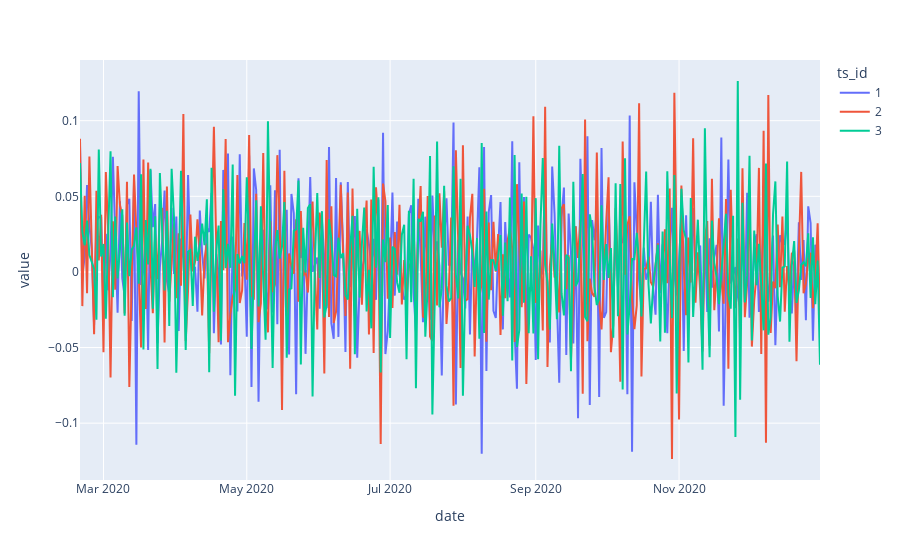

Source (notebook cell):
### Code cell
# target is de-trended now
px.line(df.set_index(idx_names).unstack(level=0)['target_new'].iloc[50:, :3])

### Figure 1 — Plotly figure (JSON) as saved in the notebook; plotly's stock layout.template omitted (floating-point values rounded to 4 significant figures; data arrays with more than 128 entries replaced by an {"elided": "..."} marker saying what was removed)
{"data": [{"hovertemplate": "ts_id=1<br>date=%{x}<br>value=%{y}<extra></extra>", "legendgroup": "1", "line": {"color": "#636efa", "dash": "solid"}, "marker": {"symbol": "circle"}, "mode": "lines", "name": "1", "orientation": "v", "showlegend": true, "type": "scatter", "x": {"elided": "316 str values"}, "xaxis": "x", "y": {"elided": "316 float values"}, "yaxis": "y"}, {"hovertemplate": "ts_id=2<br>date=%{x}<br>value=%{y}<extra></extra>", "legendgroup": "2", "line": {"color": "#EF553B", "dash": "solid"}, "marker": {"symbol": "circle"}, "mode": "lines", "name": "2", "orientation": "v", "showlegend": true, "type": "scatter", "x": {"elided": "316 str values"}, "xaxis": "x", "y": {"elided": "316 float values"}, "yaxis": "y"}, {"hovertemplate": "ts_id=3<br>date=%{x}<br>value=%{y}<extra></extra>", "legendgroup": "3", "line": {"color": "#00cc96", "dash": "solid"}, "marker": {"symbol": "circle"}, "mode": "lines", "name": "3", "orientation": "v", "showlegend": true, "type": "scatter", "x": {"elided": "316 str values"}, "xaxis": "x", "y": {"elided": "316 float values"}, "yaxis": "y"}], "layout": {"legend": {"title": {"text": "ts_id"}, "tracegroupgap": 0}, "margin": {"t": 60}, "xaxis": {"anchor": "y", "domain": [0, 1], "title": {"text": "date"}}, "yaxis": {"anchor": "x", "domain": [0, 1], "title": {"text": "value"}}}}
